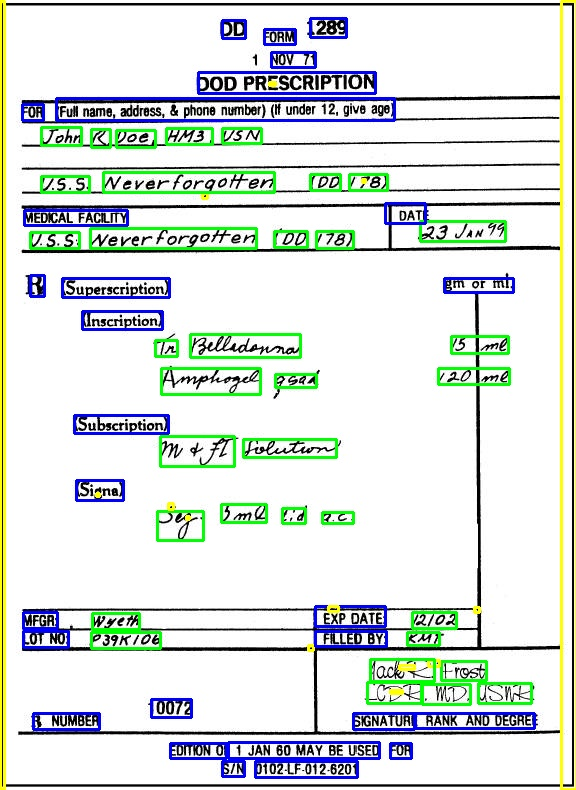
#> input picture text_localization_and_classification/Samples/ot.jpg, 576 x 790 px; its folder holds only this picture in this run
$ python -i tkinteropen.py   (imports and definitions only)
#> lines starting #> are read from the running program, lines starting #| are printed output that depends on the picture; after the words box and inside, x2 and y2 are one past the last pixel; in counts of white or black regions, pixels touching at a corner belong together
#> further down, picture is the input picture: shape (790, 576, 3); mean B, G, R 220.3, 225.2, 217.2
#> the answer given: Samples/ot.jpg
from tkinter import filedialog
from tkinter import *
import tkinter as tk
import tkinter as ttk
from PIL import ImageTk, Image
import os
from tkinter.filedialog import askopenfilename
import cv2
import numpy as np
from os import listdir
from os.path import isfile, join
import pandas as pd
from sklearn.model_selection import train_test_split
from sklearn.ensemble import RandomForestClassifier
from sklearn.metrics import accuracy_score
from sklearn.metrics import confusion_matrix
from joblib import dump, load
import pickle
import pandas as pd
from sklearn.model_selection import train_test_split
from sklearn.ensemble import RandomForestClassifier
from sklearn.metrics import accuracy_score
from sklearn.metrics import confusion_matrix
from joblib import dump, load
import pickle
import pdb
# [1 line not run here, left out]
#global gg=0

# [47 lines left out: functions tester, checker, not called in this run]

def Classify(filename,hubba):
#> called with filename = 'Samples/ot.jpg'
    img = cv2.imread(filename)
    hgt=img.shape[0]
#> hgt = 790
    wdt=img.shape[1]
#> wdt = 576
    hBw=hgt/float(wdt)
#> hBw = 1.37
    dim = (576, int(576 * hBw))
#> dim = (576, 790)
    fram = img.copy()
    img=cv2.resize(img,dim)
    #if not img.shape():
    #	continue
    gray=cv2.cvtColor(img,cv2.COLOR_BGR2GRAY)
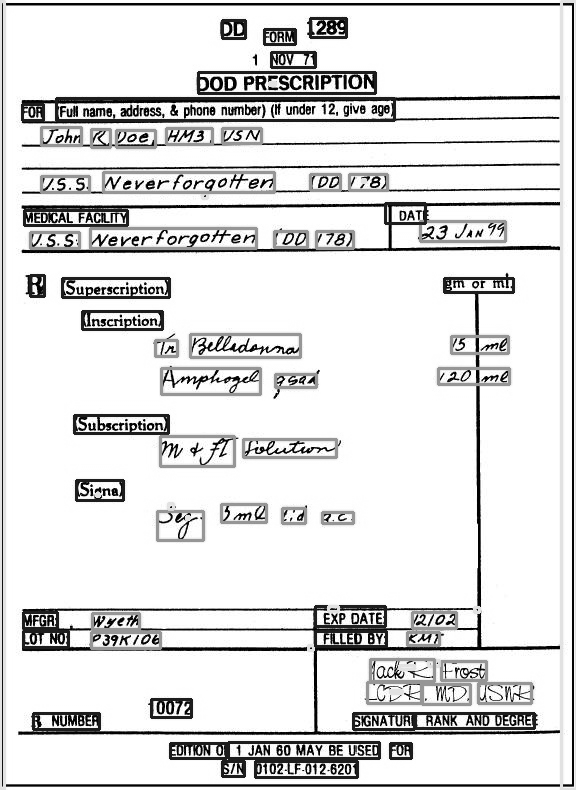
#> gray: shape (790, 576); min 0, max 255, mean 222.3
    #cv2.imwrite("gray.jpg",gray)
    linek = np.zeros((11,11),dtype=np.uint8)
    linek[5,...]=1
    #cv2.imwrite("link.jpg",linek)
    x=cv2.morphologyEx(gray, cv2.MORPH_OPEN, linek ,iterations=1)
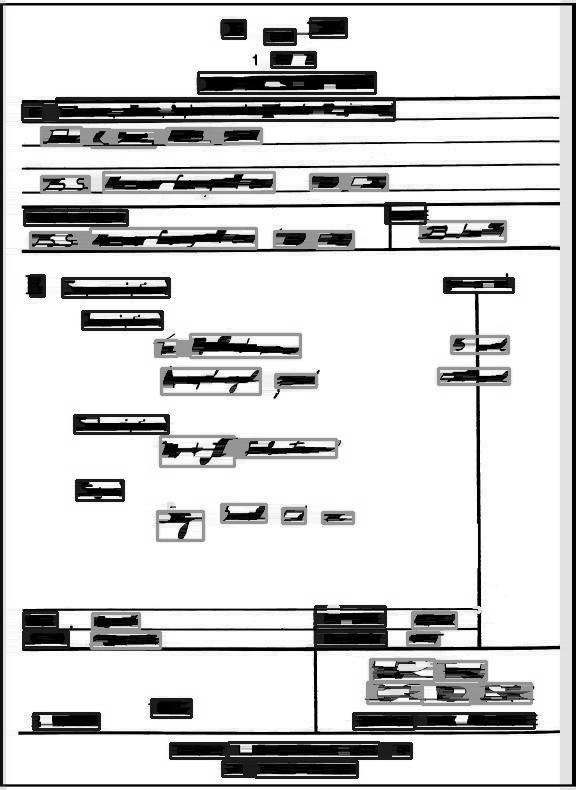
#> x: shape (790, 576); min 0, max 255, mean 208.6
    #cv2.imwrite("x.jpg",x)
    gray-=x
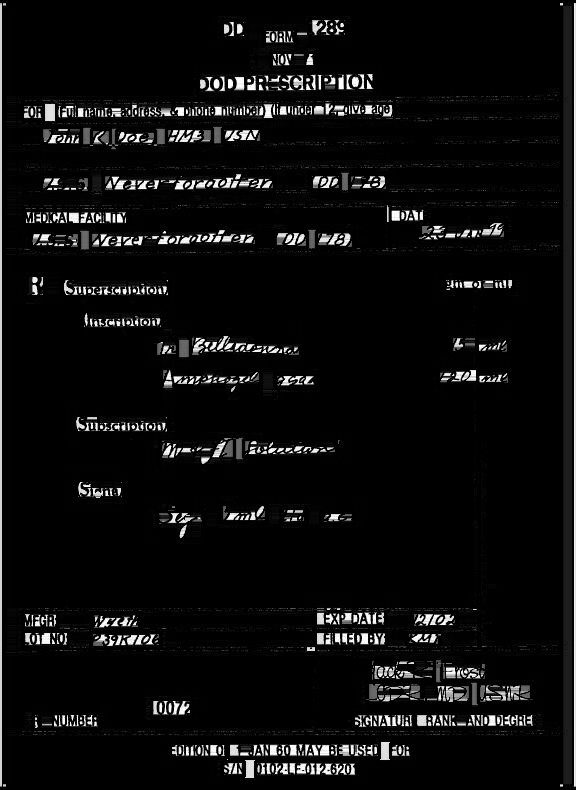
#> gray: shape (790, 576); min 0, max 255, mean 13.7
    #cv2.imwrite("final.jpg",gray)
    #ret,gray = cv2.threshold(gray,10,255,cv2.THRESH_BINARY_INV)
    #gray = cv2.adaptiveThreshold(gray,255,cv2.ADAPTIVE_THRESH_GAUSSIAN_C,\
    #            cv2.THRESH_BINARY,11,2)
    kernel = np.ones((5,5), np.uint8)
    ret2,gray = cv2.threshold(gray,10,255,cv2.THRESH_BINARY+cv2.THRESH_OTSU)
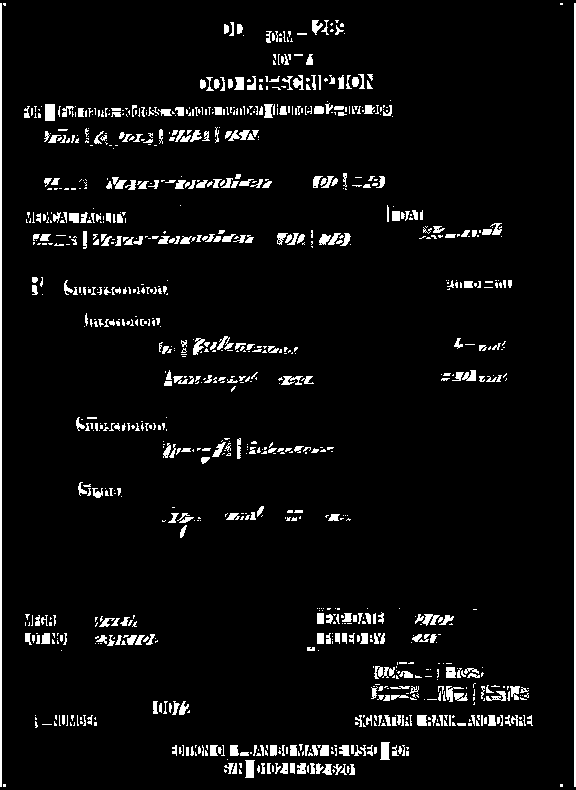
#> gray: shape (790, 576); 5.3% white; 1000 white regions (639 under 20 px), largest, box (x1, y1, x2, y2) and area: (0, 3, 2, 787) 1568, (574, 3, 576, 787) 1568, (45, 104, 55, 121) 170
#> ret2 = 103
    gray = cv2.dilate(gray, kernel, iterations=1)
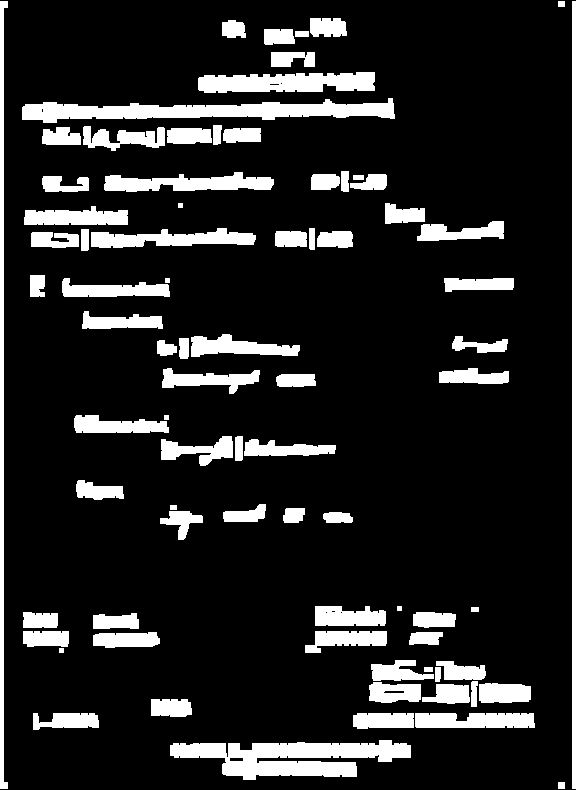
#> gray: shape (790, 576); 14.3% white; 79 white regions
    contours2, hierarchy = cv2.findContours(gray,cv2.RETR_CCOMP,cv2.CHAIN_APPROX_SIMPLE)
#> contours2 = 87 contours, 11 with area under 20; largest, box (x1, y1, x2, y2) and area: (170, 740, 411, 780) 5238, (22, 98, 395, 123) 4700, (198, 72, 375, 93) 2738, (0, 1, 8, 789) 2410, (572, 1, 576, 789) 2361
    x=0
#> (the run stopped early here; a loop or call above may not have finished)

$ run again, on text_localization_and_classification/Samples/raj.jpg
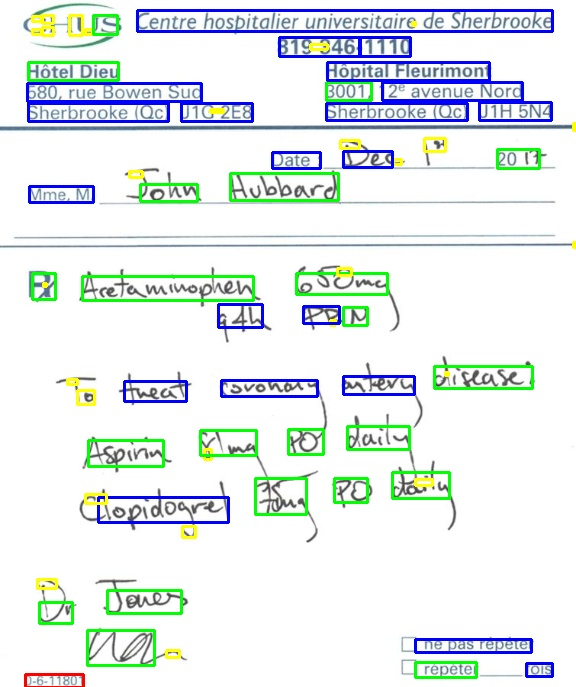
#> input picture text_localization_and_classification/Samples/raj.jpg, 576 x 687 px
#> picture is the input picture: shape (687, 576, 3); mean B, G, R 235.4, 235.5, 227.9
#> in Classify, `ret2,gray = cv2.threshold(gray,10,255,cv2.THRESH_BINARY+cv2.THRESH_OTSU)`:
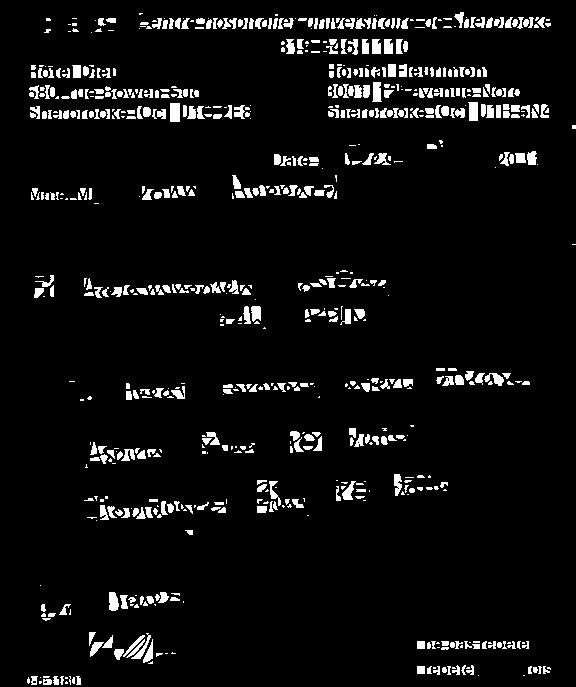
#> gray: shape (687, 576); 5.8% white; 758 white regions (310 under 20 px), largest, box (x1, y1, x2, y2) and area: (170, 103, 180, 122) 190, (468, 102, 478, 121) 172, (372, 82, 382, 102) 159
#> ret2 = 55
#> in Classify, `gray = cv2.dilate(gray, kernel, iterations=1)`:
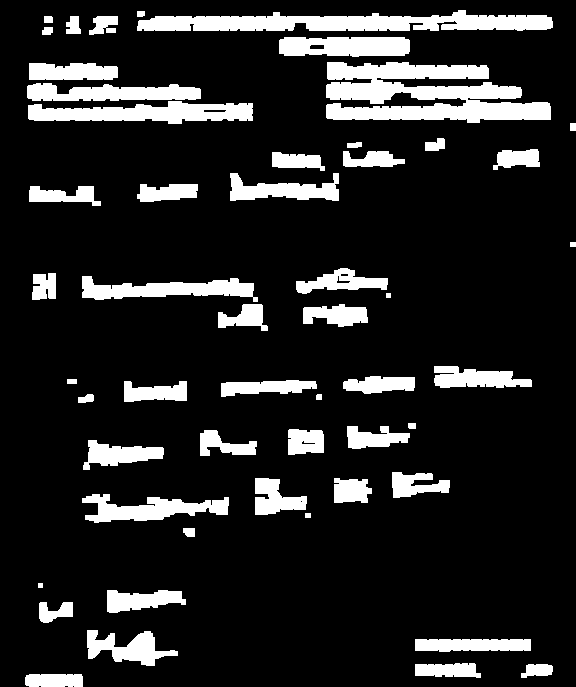
#> gray: shape (687, 576); 14.5% white; 53 white regions
#> contours2 = 59 contours, 3 with area under 20; largest, box (x1, y1, x2, y2) and area: (326, 62, 551, 123) 8048, (137, 10, 553, 31) 5396, (28, 101, 253, 124) 3170, (279, 37, 410, 57) 2236, (82, 276, 258, 302) 2228

$ run again, on text_localization_and_classification/Samples/sample10.jpg
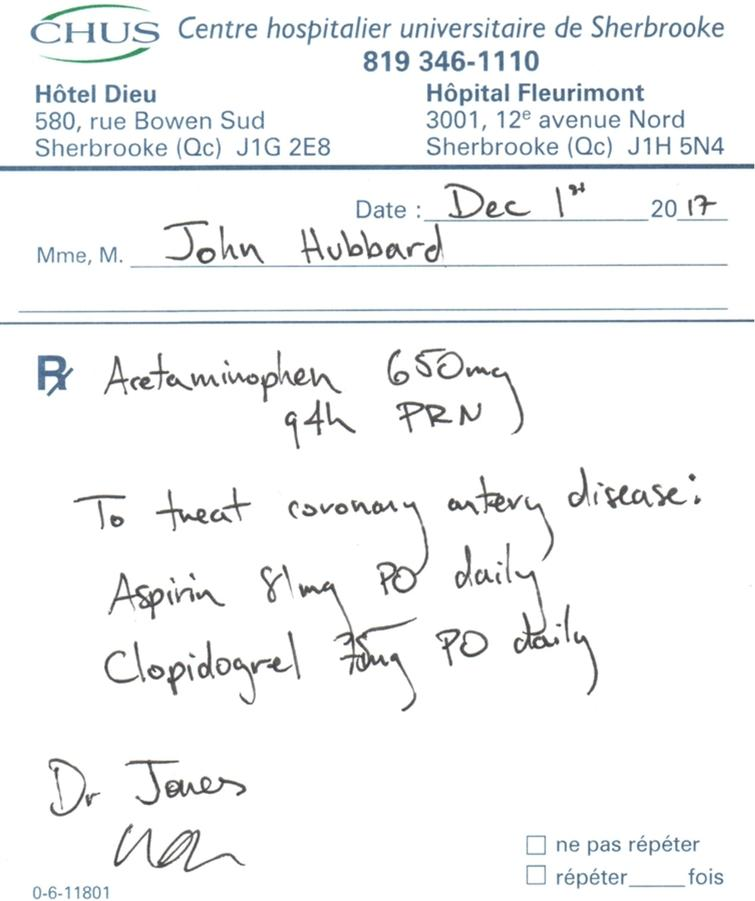
#> input picture text_localization_and_classification/Samples/sample10.jpg, 755 x 901 px
#> picture is the input picture: shape (901, 755, 3); mean B, G, R 245.3, 244.8, 243.6
#> in Classify, `ret2,gray = cv2.threshold(gray,10,255,cv2.THRESH_BINARY+cv2.THRESH_OTSU)`:
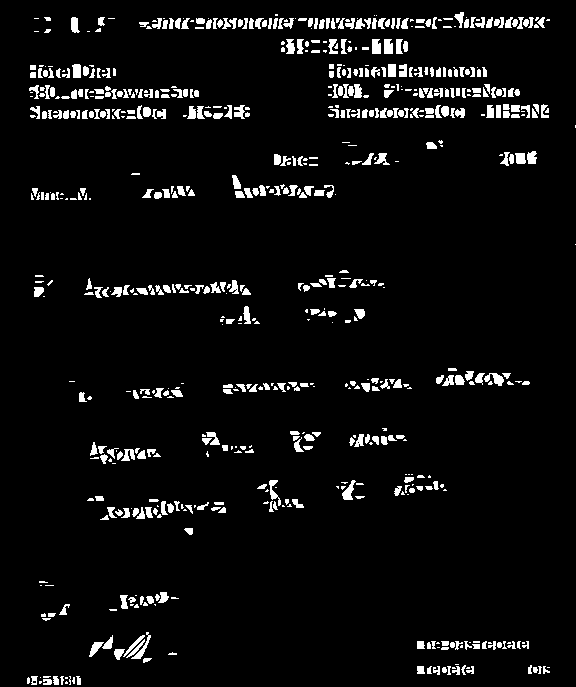
#> gray: shape (687, 576); 5.3% white; 690 white regions (274 under 20 px), largest, box (x1, y1, x2, y2) and area: (484, 373, 504, 386) 136, (342, 480, 356, 500) 136, (372, 39, 381, 54) 125
#> ret2 = 54
#> in Classify, `gray = cv2.dilate(gray, kernel, iterations=1)`:
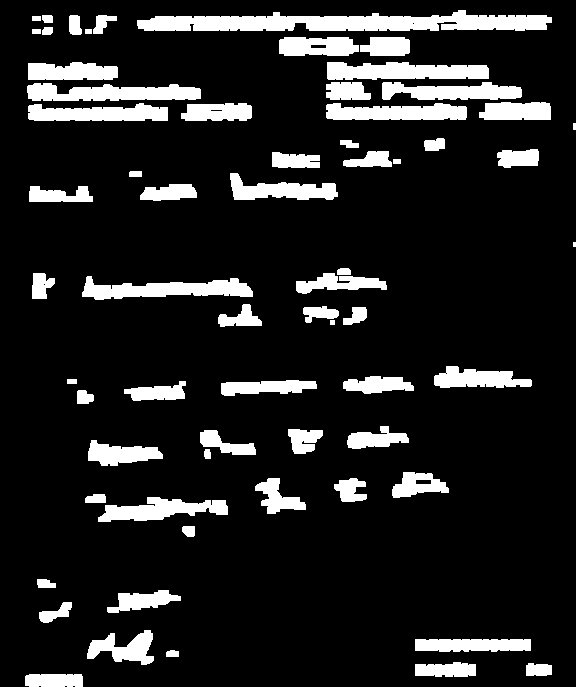
#> gray: shape (687, 576); 13.2% white; 65 white regions (1 under 20 px)
#> contours2 = 71 contours, 6 with area under 20; largest, box (x1, y1, x2, y2) and area: (137, 10, 552, 31) 5415, (327, 62, 489, 80) 2182, (27, 83, 201, 101) 2130, (82, 276, 253, 300) 2126, (326, 103, 467, 120) 1797
